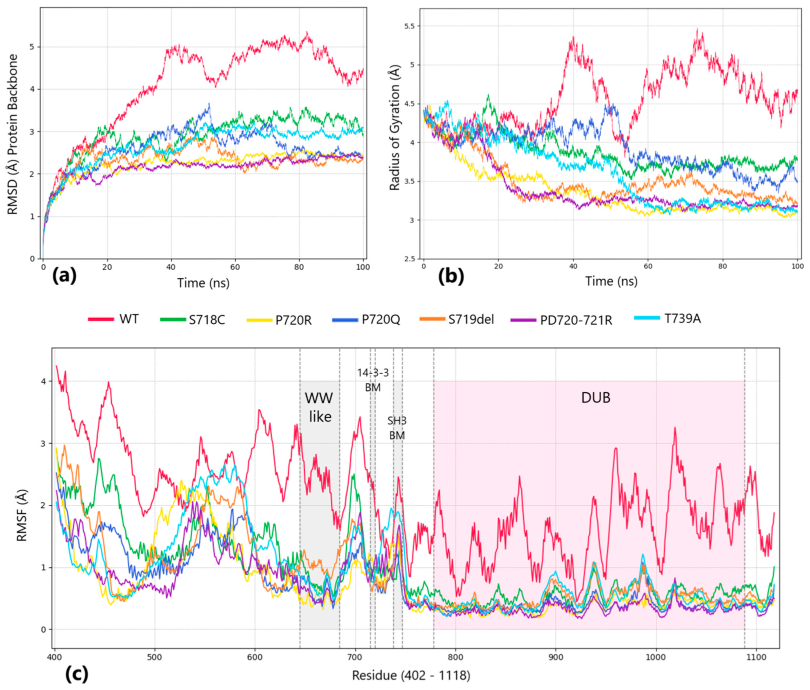
#> input picture assets/images/1-ijms-25-12697-g003.png, 3240 x 2757 px (shown at 1/4 size); its folder holds 4 pictures in this run
$ python make_thumbs.py
#> lines starting #> are read from the running program, lines starting #| are printed output that depends on the picture
from PIL import Image
import os

input_dir = "assets/images"
output_dir = os.path.join(input_dir, "thumbs")
thumb_width = 300  # ширина миниатюры

if not os.path.exists(output_dir):
    os.makedirs(output_dir)

for filename in os.listdir(input_dir):
    if filename.lower().endswith((".png", ".jpg", ".jpeg")):
        try:
            filepath = os.path.join(input_dir, filename)
            img = Image.open(filepath)
#> img is the input picture: PIL image 3240x2757 RGB; mean R, G, B 243.5, 238.5, 240.2
            w_percent = thumb_width / img.size[0]
#> w_percent = 0.0926
            h_size = int(img.size[1] * w_percent)
#> h_size = 255
            img_resized = img.resize((thumb_width, h_size), Image.LANCZOS)
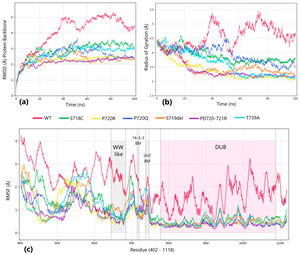
#> img_resized: PIL image 300x255 RGB; mean R, G, B 242.8, 237.9, 239.6

            name, _ = os.path.splitext(filename)
            output_file = os.path.join(output_dir, f"{name}-thumb.webp")
            img_resized.save(output_file, "WEBP", quality=80)
            print(f"✓ {filename} → {output_file}")
        except Exception as e:
            print(f"Ошибка с {filename}: {e}")
#> pass 2 of the loop `for filename in os.listdir(input_dir):`:
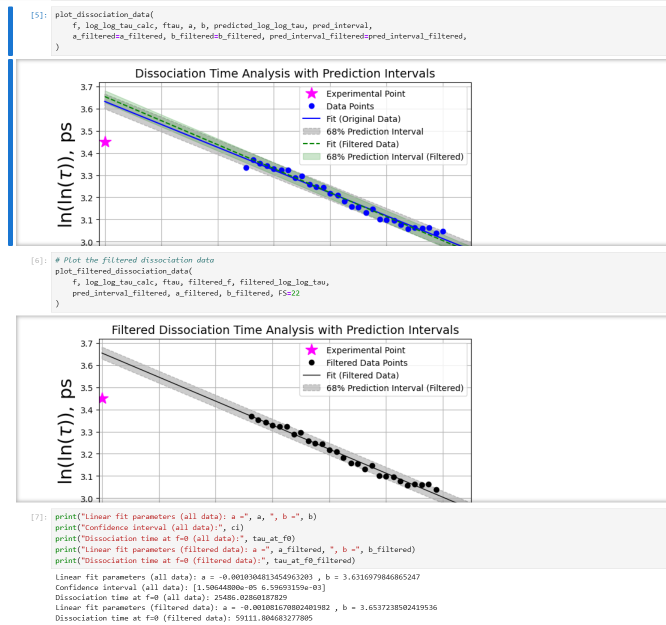
#> input picture assets/images/10-2024-12-16-100455.png, 1331 x 1249 px (shown at 1/2 size)
#> img is the input picture: PIL image 1331x1249 RGBA; mean R, G, B, A 241.7, 241.8, 242.5, 255
#> `img_resized = img.resize((thumb_width, h_size), Image.LANCZOS)`:
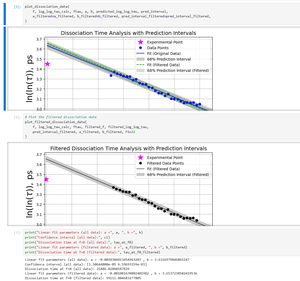
#> img_resized: PIL image 300x281 RGBA; mean R, G, B, A 241.3, 241.4, 242.2, 255
#> pass 3 of the loop `for filename in os.listdir(input_dir):`:
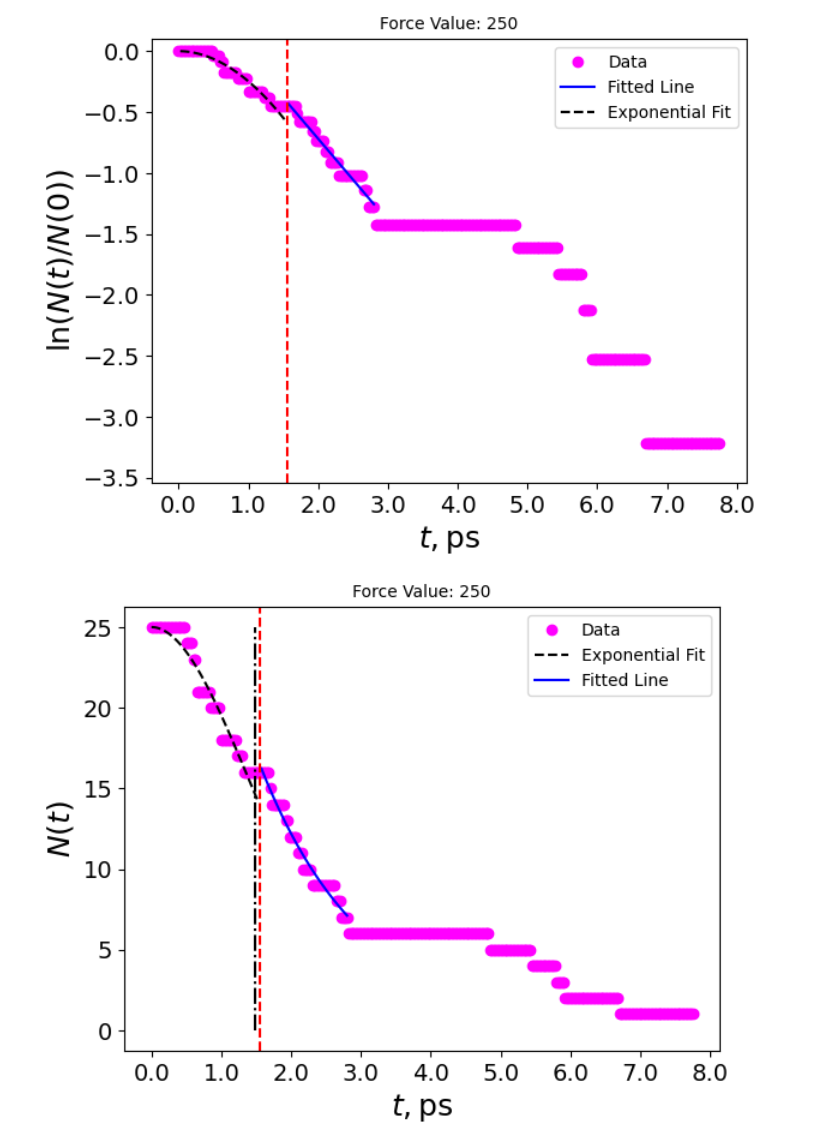
#> input picture assets/images/11-161956.png, 831 x 1139 px
#> img is the input picture: PIL image 831x1139 RGBA; mean R, G, B, A 250, 245.3, 249.8, 255
#> `img_resized = img.resize((thumb_width, h_size), Image.LANCZOS)`:
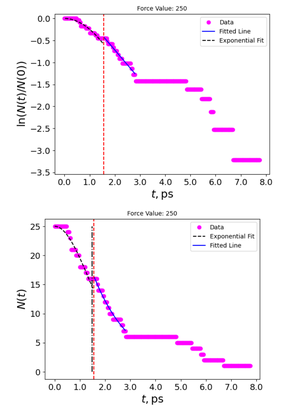
#> img_resized: PIL image 300x411 RGBA; mean R, G, B, A 249.5, 244.8, 249.3, 255
#> the loop made 5 passes; the first 3 are shown
